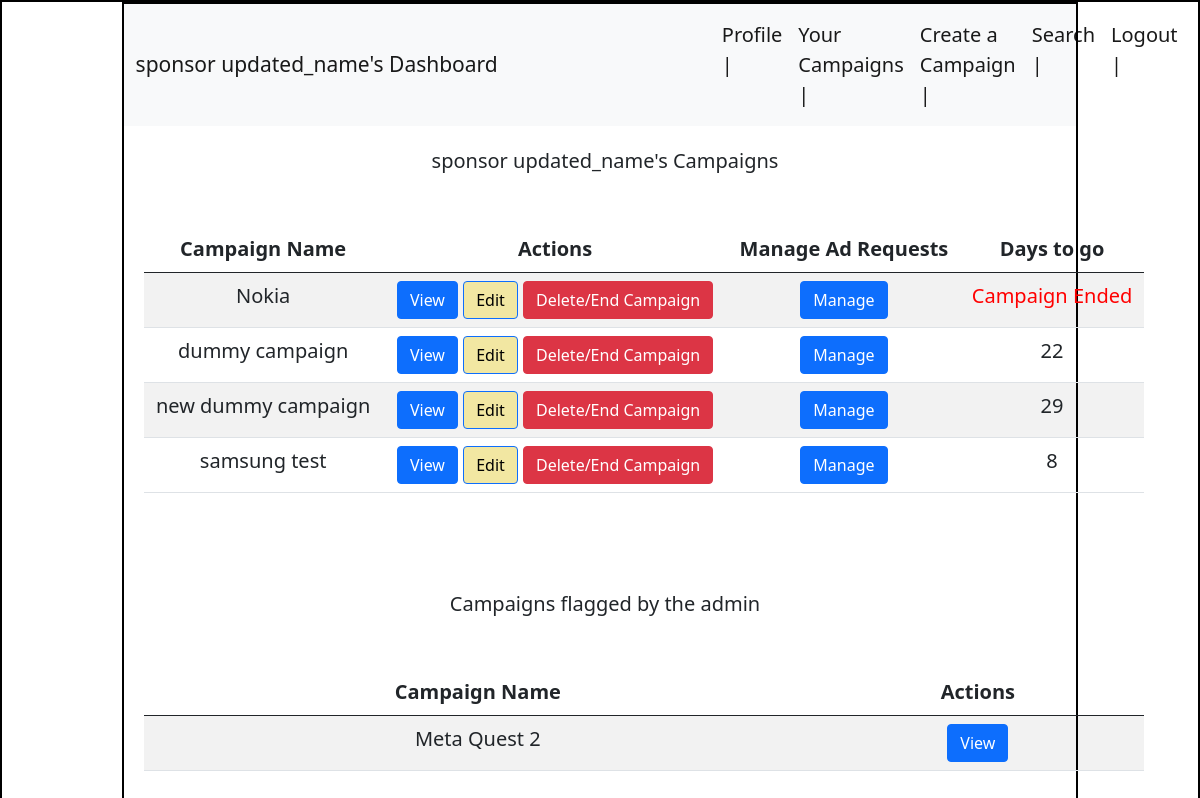
The page /sponsor/campaigns/3 on the database its author committed.
### backend/models.py (models this page shows)
class user_table(db.Model):
    __tablename__ = "user_table"
    id = db.Column(db.Integer, primary_key=True)
    email = db.Column(db.String, nullable=False)
    full_name = db.Column(db.String, nullable=False)
    user_name = db.Column(db.String, nullable=False)
    pwd = db.Column(db.String, nullable=False)
    role = db.Column(db.Integer, nullable=False)
    status = db.Column(db.Integer,nullable = False,default = 1)
    user_influencer = db.relationship("influencers", backref="user")
    user_sponsor = db.relationship("sponsors", backref="user")

class campaigns(db.Model):
    __tablename__ = "campaigns"
    id = db.Column(db.Integer, primary_key=True)
    sponsor_id = db.Column(db.Integer, db.ForeignKey('sponsors.id'))
    campaign_name = db.Column(db.String, nullable=False)
    campaign_desc = db.Column(db.String, nullable=False)
    campaign_status = db.Column(db.Integer, nullable=False, default=0)
    campaign_budget = db.Column(db.Integer, nullable=False)
    campaign_start_date = db.Column(db.Date, nullable=False)
    campaign_end_date = db.Column(db.Date, nullable=False)
    campaign_category = db.Column(db.String)
    campaign_sponsor = db.relationship("sponsors", backref="campaign")

### backend/sponsor_controllers.py (the view)
@app.route("/sponsor/campaigns/<int:user_id>", methods=["GET", "POST"])
def sponsor_campaigns(user_id):
    sponsor_info = get_sponsor_info(user_id)
    campaigns_list = get_sponsor_campaigns(user_id)
    flagged_campaigns_list = flagged_campaigns()
    days_left_list = {}
    for campaign_id in campaigns_list.keys():
        campaign = campaigns.query.filter_by(id=campaign_id).first()
        days_left_list[campaign_id] = days_left(campaign)
    return render_template("sponsor_templates/sponsor-campaigns.html",id = user_id,campaigns_list = campaigns_list,sponsor_info = sponsor_info,days_left_list = days_left_list,flagged_campaigns_list = flagged_campaigns_list)

### backend/sponsor_controllers.py (called while the page is built)
def days_left(campaign):
    current_date = datetime.now().date()
    end_date = campaign.campaign_end_date
    days_left = (end_date - current_date).days
    return days_left

def get_sponsor_campaigns(user_id):
    campaigns_list = campaigns.query.filter_by(sponsor_id=user_id).all()
    campaigns_dict={}
    for campaign in campaigns_list:
        if campaign.id not in campaigns_dict.keys():
            campaigns_dict[campaign.id]=[campaign.campaign_name,campaign.sponsor_id,campaign.campaign_desc,campaign.campaign_status,campaign.campaign_budget,campaign.campaign_start_date,campaign.campaign_end_date,campaign.campaign_category]
    return dict(campaigns_dict)

def get_sponsor_info(user_id):
    user = user_table.query.filter_by(id=user_id).first() #user_table data
    sponsor = sponsors.query.filter_by(id=user_id).first() #sponsor table data
    user_info = {}
    user_info[user_id] = [user.email,user.full_name,user.user_name,user.pwd,user.role,user.status]
    user_info[user_id].append(sponsor.industry)
    user_info[user_id].append(sponsor.budget)
    return dict(user_info)

def flagged_campaigns():
    campaigns_list = campaigns.query.filter_by(campaign_status=0).all()
    campaigns_dict={}
    for campaign in campaigns_list:
        if campaign.id not in campaigns_dict.keys():
            campaigns_dict[campaign.id]=[campaign.campaign_name,campaign.sponsor_id,campaign.campaign_desc,campaign.campaign_status,campaign.campaign_budget,campaign.campaign_start_date,campaign.campaign_end_date]
    return dict(campaigns_dict)

### templates/sponsor_templates/sponsor-campaigns.html (shortened to what this page needs)
<!DOCTYPE html>
<html lang="en">
<head>
    <link rel="stylesheet" href="/static/style.css">
    <link href="https://cdn.jsdelivr.net/npm/bootstrap@5.0.2/dist/css/bootstrap.min.css" rel="stylesheet">
    <link rel="stylesheet" href="https://cdn.jsdelivr.net/npm/bootstrap-icons@1.10.5/font/bootstrap-icons.css">
</head>
<body>
    <div id="container">
        <div id="panel">
            <nav class="navbar navbar-expand-lg navbar-light bg-light">
                <div class="container-fluid">
                    <a class="navbar-brand" style="font-size:21px;" href="#">{{ sponsor_info[id][1] }}'s Dashboard</a>
                    <div class="collapse navbar-collapse" id="navbarNavDropdown">
                        <ul class="navbar-nav" style="font-size:20px;">
                            <li class="nav-item" style="margin-left: 200px">
                                <a class="nav-link active" aria-current="page" href="/sponsor/profile/{{id}}">Profile |</a>
                            </li>
                            <li class="nav-item">
                                <a class="nav-link active" aria-current="page" href="/sponsor/campaigns/{{id}}">Your Campaigns |</a>
                            </li>
                            <li class="nav-item">
                                <a class="nav-link active" aria-current="page" href="/sponsor/new_campaign/{{id}}">Create a Campaign |</a>
                            </li>
                            <li class="nav-item">
                                <a class="nav-link active" aria-current="page" href="/sponsor/search/{{id}}">Search |</a>
                            </li>
                            <li class="nav-item">
                                <a class="nav-link active" aria-current="page" href="/login">Logout |</a>
                            </li>
                        </ul>
                    </div>
                </div>
            </nav>
            <div style="margin-top: 20px; font-size: 20px; margin-left: 10px; text-align: center;">
                {{ sponsor_info[id][1] }}'s Campaigns
                <div id="dashboard-tables" style="width: 1000px;">
                    {% if campaigns_list %}
                        <table class="table table-striped">
                            <thead>
                                <tr>
                                    <th scope="col">Campaign Name</th>
                                    <th scope="col">Actions</th>
                                    <th scope = "col">Manage Ad Requests</th>
                                    <th scope="col">Days to go</th>
                                </tr>
                            </thead>
                            <tbody>
                                {% for key, value in campaigns_list.items() %}
                                    {% if value[3] == 1 %}
                                        <tr>
                                            <td>{{ value[0] }}</td>
                                            <td>
                                                <div style="text-align: center;">
                                                    <button type="button" class="btn btn-primary" data-bs-toggle="modal" data-bs-target="#viewModal" data-name="{{ value[0] }}" data-sponsor="{{ sponsor_info[id][1] }}" data-desc="{{ value[2] }}" data-status="{{ value[3] }}" data-budget="{{ value[4] }}" data-start="{{ value[5] }}" data-end="{{ value[6] }}" data-category = "{{ value[7]}}">
                                                        View
                                                    </button>
                                                    <button type="button" class="btn btn-primary" style="background-color: rgba(242, 231, 161, 0.985); color: black" data-bs-toggle="modal" data-bs-target="#editCampaignModal" data-val="{{key}}#{{value[0]}}#{{value[2]}}#{{value[3]}}#{{value[4]}}#{{value[5]}}#{{value[6]}}#{{value[7]}}">
                                                        Edit
                                                    </button>
                                                    <button type="button" class="btn btn-danger" data-bs-toggle="modal" data-bs-target="#deleteCampaignModal" data-id="{{ key }}" data-name="{{value[0]}}" data-description="{{ value[2] }}">
                                                        Delete/End Campaign
                                                    </button>
                                                </div>
                                            </td>
                                            <td>
                                                <a href="/sponsor/manage_requests/{{key}}" class="btn btn-primary">Manage</a>
                                            </td>
                                            <td>
                                                {% if days_left_list[key] < 0 %}
                                                <span style ="color : red;">Campaign Ended</span>
                                                {% else %}
                                                  {{ days_left_list[key] }}
                                                {% endif %}
                                            </td>
                                        </tr>
                                    {% endif %}
                                {% endfor %}
                            </tbody>
                        </table>
                    {% else %}
                        <h2>No Campaigns available</h2>
                    {% endif %}
                </div>
                <br>
                <br>
            </div>
            <div style="margin-top: 20px; font-size: 20px; margin-left: 10px; text-align: center;">
                Campaigns flagged by the admin
                <div id="dashboard-tables" style="width: 1000px;">
                    {% if flagged_campaigns_list %}
                        <table class="table table-striped">
                            <thead>
                                <tr>
                                    <th scope="col">Campaign Name</th>
                                    <th scope="col">Actions</th>
                                </tr>
                            </thead>
                            <tbody>
                                {% for key, value in campaigns_list.items() %}
                                    {% if value[3] == 0 %}
                                        <tr>
                                            <td>{{ value[0] }}</td>
                                            <td>
                                                <button type="button" class="btn btn-primary" data-bs-toggle="modal" data-bs-target="#viewModal" data-name="{{ value[0] }}" data-sponsor="{{ sponsor_info[id][1] }}" data-desc="{{ value[2] }}" data-status="{{ value[3] }}" data-budget="{{ value[4] }}" data-start="{{ value[5] }}" data-end="{{ value[6] }}" data-category = "{{ value[7]}}">
                                                    View
                                                </button>
                                            </td>
                                        </tr>
                                    {% endif %}
                                {% endfor %}
                            </tbody>
                        </table>
                    {% else %}
                        <h2>No Flagged Campaigns available</h2>
                    {% endif %}
                </div>
            </div>
</body>
</html>

### static/style.css (style rules this page uses)
* { margin : 0px; }
#container,#panel { border : 2px solid black }
#panel { width:80%; margin: auto; height: 1100px; }
#dashboard-tables { margin-left: 10px; margin-top: 50px; border-collapse: collapse; }

### rows shown on the page
user_table: full_name "sponsor updated_name"
campaigns: campaign_name "Nokia"
campaigns: campaign_name "dummy campaign"
campaigns: campaign_name "new dummy campaign"
campaigns: campaign_name "samsung test"
campaigns: campaign_name "Meta Quest 2"

### other values the page prints
{{ days_left_list[key] }} "22" "29" "8"
